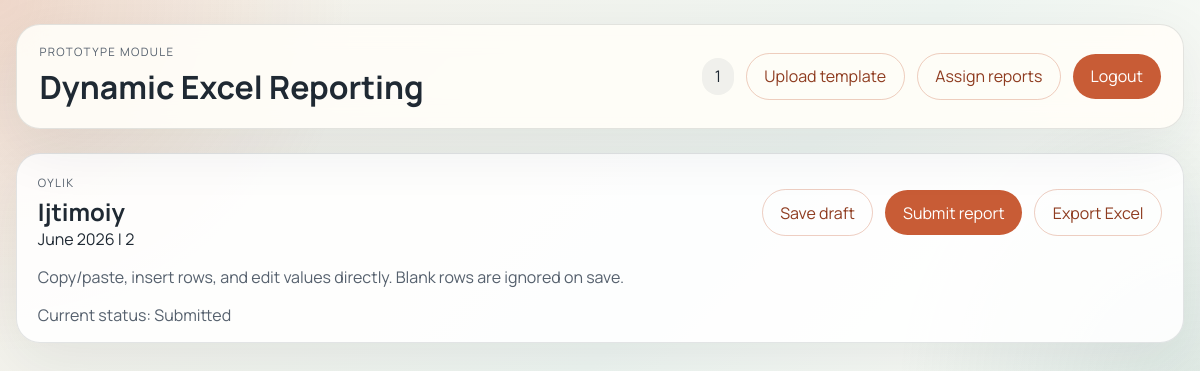
The page /assignments/1/ (signed in) on the database its author committed.
### reports/models.py (models this page shows, shortened)
class ReportAssignment(models.Model):
    template = models.ForeignKey(ReportTemplate, on_delete=models.CASCADE, related_name='assignments')
    assignee = models.ForeignKey(settings.AUTH_USER_MODEL, on_delete=models.CASCADE, related_name='report_assignments')
    assigned_by = models.ForeignKey(
        settings.AUTH_USER_MODEL,
        on_delete=models.SET_NULL,
        null=True,
        blank=True,
        related_name='assigned_reports',
    )
    due_date = models.DateField(null=True, blank=True)
    created_at = models.DateTimeField(auto_now_add=True)
    class Meta:
        ordering = ['-created_at']
        constraints = [
            models.UniqueConstraint(fields=['template', 'assignee'], name='unique_template_assignee'),
        ]

class ReportTemplate(models.Model):
    name = models.CharField(max_length=255)
    report_type = models.CharField(max_length=100)
    reporting_month = models.DateField(default=timezone.now)
    excel_file = models.FileField(
        upload_to='report_templates/%Y/%m/',
        validators=[FileExtensionValidator(allowed_extensions=['xlsx', 'xlsm'])],
    )
    structure = models.JSONField(default=dict, blank=True)
    created_by = models.ForeignKey(
        settings.AUTH_USER_MODEL,
        on_delete=models.SET_NULL,
        null=True,
        blank=True,
        related_name='created_report_templates',
    )
    created_at = models.DateTimeField(auto_now_add=True)
    updated_at = models.DateTimeField(auto_now=True)
    class Meta:
        ordering = ['-reporting_month', '-created_at']

class ReportSubmission(models.Model):
    class Status(models.TextChoices):
        DRAFT = 'draft', 'Draft'
        SUBMITTED = 'submitted', 'Submitted'
    assignment = models.OneToOneField(ReportAssignment, on_delete=models.CASCADE, related_name='submission')
    submitted_data = models.JSONField(default=list, blank=True)
    status = models.CharField(max_length=20, choices=Status.choices, default=Status.DRAFT)
    metadata = models.JSONField(default=dict, blank=True)
    submitted_at = models.DateTimeField(null=True, blank=True)
    updated_at = models.DateTimeField(auto_now=True)
    class Meta:
        ordering = ['-updated_at']

### reports/views.py (the view)
# urls.py: path('assignments/<int:assignment_id>/', views.submission_editor, name='submission_editor'),
@login_required
def submission_editor(request, assignment_id):
    assignment = get_assignment_for_user(request.user, assignment_id)
    submission, _ = ReportSubmission.objects.get_or_create(assignment=assignment)
    structure = assignment.template.structure
    context = {
        'assignment': assignment,
        'submission': submission,
        'grid_columns': structure.get('columns', []),
        'grid_data': rows_for_grid(submission.submitted_data, structure),
    }
    return render(request, 'reports/submission_editor.html', context)

### reports/services/excel.py (called while the page is built)
def rows_for_grid(submitted_data, structure):
    columns = structure.get('columns', [])
    data = []
    for row in submitted_data or []:
        data.append({column['key']: row.get(column['key'], '') for column in columns})
    return data or [blank_row(structure) for _ in range(5)]

### reports/views.py (called while the page is built)
def get_assignment_for_user(user, assignment_id):
    assignment = get_object_or_404(ReportAssignment.objects.select_related('template', 'assignee'), pk=assignment_id)
    if not user.is_staff and assignment.assignee != user:
        raise PermissionDenied('You do not have access to this report assignment.')
    return assignment

### reports/templates/reports/submission_editor.html (shortened to what this page needs)
{% extends 'reports/base.html' %}
{% block extra_head %}
<link rel="stylesheet" href="https://cdn.jsdelivr.net/npm/handsontable@14.5.0/dist/handsontable.min.css">
{% endblock %}
{% block content %}
<section class="panel editor-panel">
    <div class="panel-heading">
        <div>
            <p class="eyebrow">{{ assignment.template.report_type }}</p>
            <h2>{{ assignment.template.name }}</h2>
            <p>{{ assignment.template.reporting_month|date:'F Y' }} | {{ assignment.assignee.username }}</p>
        </div>
        <div class="actions">
            <button class="button ghost" type="button" id="save-draft">Save draft</button>
            <button class="button" type="button" id="submit-report">Submit report</button>
            <a class="button ghost" href="{% url 'reports:submission_export' assignment.id %}">Export Excel</a>
        </div>
    </div>
    <p class="helper">Copy/paste, insert rows, and edit values directly. Blank rows are ignored on save.</p>
    <p id="save-status" class="helper">Current status: {{ submission.get_status_display }}</p>
</section>
{% endblock %}

### reports/templates/reports/base.html (shortened to what this page needs)
{% load static %}
<!DOCTYPE html>
<html lang="en">
<head>
    <link rel="stylesheet" href="{% static 'reports/reports.css' %}">
    {% block extra_head %}{% endblock %}
</head>
<body>
    <div class="shell">
        <header class="topbar">
            <div>
                <p class="eyebrow">Prototype Module</p>
                <h1><a href="{% url 'reports:dashboard' %}">Dynamic Excel Reporting</a></h1>
            </div>
            <nav>
                {% if user.is_authenticated %}
                    <span class="user-pill">{{ user.username }}</span>
                    {% if user.is_staff %}
                        <a class="button ghost" href="{% url 'reports:template_upload' %}">Upload template</a>
                        <a class="button ghost" href="{% url 'reports:assignment_create' %}">Assign reports</a>
                    {% endif %}
                    <form method="post" action="{% url 'logout' %}">
                        <button class="button" type="submit">Logout</button>
                    </form>
                {% endif %}
            </nav>
        </header>
        <main>
            {% block content %}{% endblock %}
        </main>
    </div>
</body>
</html>

### reports/static/reports/reports.css (style rules this page uses)
:root { --bg: #f4efe7; --panel: rgba(255, 255, 255, 0.88); --panel-strong: #fffdf8; --ink: #1f2933; --muted: #55606d; --line: rgba(31, 41, 51, 0.12); --accent: #c85c36; --accent-dark: #8e3b1f; --soft: #fde9dc; }
* { box-sizing: border-box; }
body { margin: 0; font-family: 'Manrope', sans-serif; color: var(--ink); background: radial-gradient(circle at top left, rgba(200, 92, 54, 0.18), transparent 28%), radial-gradient(circle at bottom right, rgba(52, 132, 122, 0.16), transparent 24%), linear-gradient(135deg, #f7f2ea, #eef5f1 60%, #fffdf8); }
a { color: inherit; text-decoration: none; }
.shell { width: min(1180px, calc(100% - 2rem)); margin: 0 auto; padding: 1.5rem 0 3rem; }
.topbar, .panel, .hero-card, .message { border: 1px solid var(--line); box-shadow: 0 18px 60px rgba(31, 41, 51, 0.08); }
.topbar { display: flex; gap: 1rem; justify-content: space-between; align-items: center; padding: 1.2rem 1.4rem; border-radius: 24px; background: rgba(255, 253, 248, 0.92); backdrop-filter: blur(12px); }
.topbar nav, .actions, .data-row, .panel-heading { display: flex; gap: 0.75rem; align-items: center; }
.topbar nav { flex-wrap: wrap; justify-content: flex-end; }
.eyebrow { text-transform: uppercase; letter-spacing: 0.12em; font-size: 0.72rem; color: var(--muted); margin: 0 0 0.35rem; }
h1, h2, h3, p { margin: 0; }
main { display: grid; gap: 1.25rem; margin-top: 1.5rem; }
.hero-card, .panel { background: var(--panel); border-radius: 24px; padding: 1.3rem; }
.panel-heading { justify-content: space-between; margin-bottom: 1rem; }
.button, button, input, select, textarea { font: inherit; }
.button, button[type='submit'] { border: 0; border-radius: 999px; padding: 0.7rem 1.1rem; cursor: pointer; background: var(--accent); color: white; }
.button.ghost { background: transparent; color: var(--accent-dark); border: 1px solid rgba(200, 92, 54, 0.3); }
.user-pill, .status { display: inline-flex; align-items: center; padding: 0.45rem 0.8rem; border-radius: 999px; background: rgba(31, 41, 51, 0.06); }
.helper { color: var(--muted); }
.editor-panel { padding-bottom: 1rem; }

### rows shown on the page
ReportAssignment: template.report_type "OYLIK", template.name "Ijtimoiy", template.reporting_month "June 2026", assignee.username "2"
ReportSubmission: status "Submitted"

### other values the page prints
{{ user.username }} "1"
